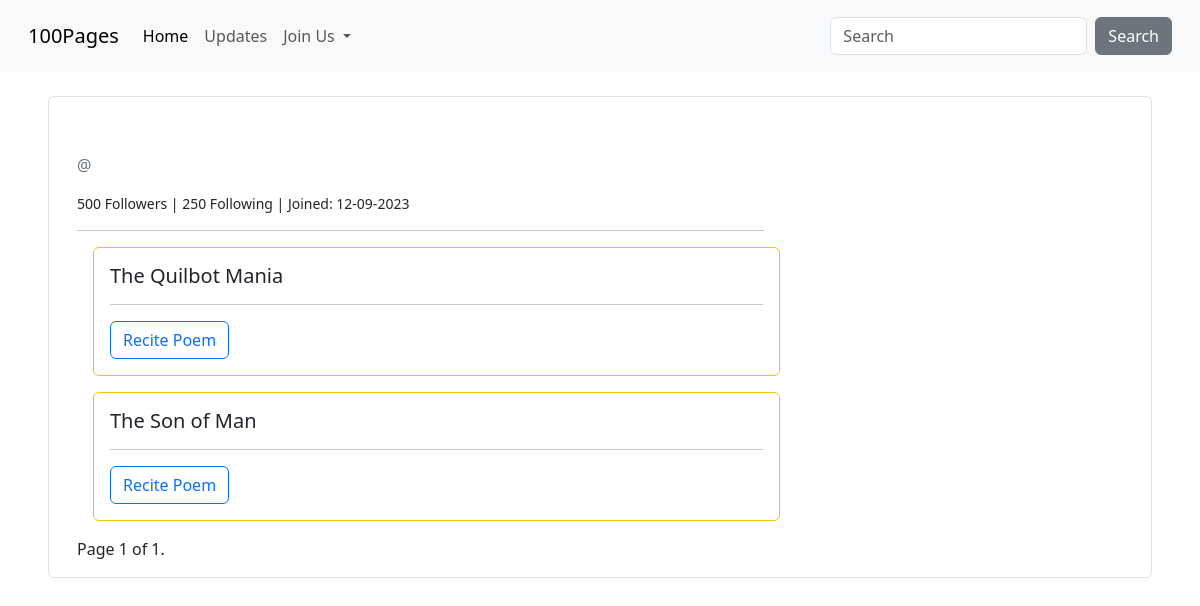
The app's page /profile_posts/1/, older data.
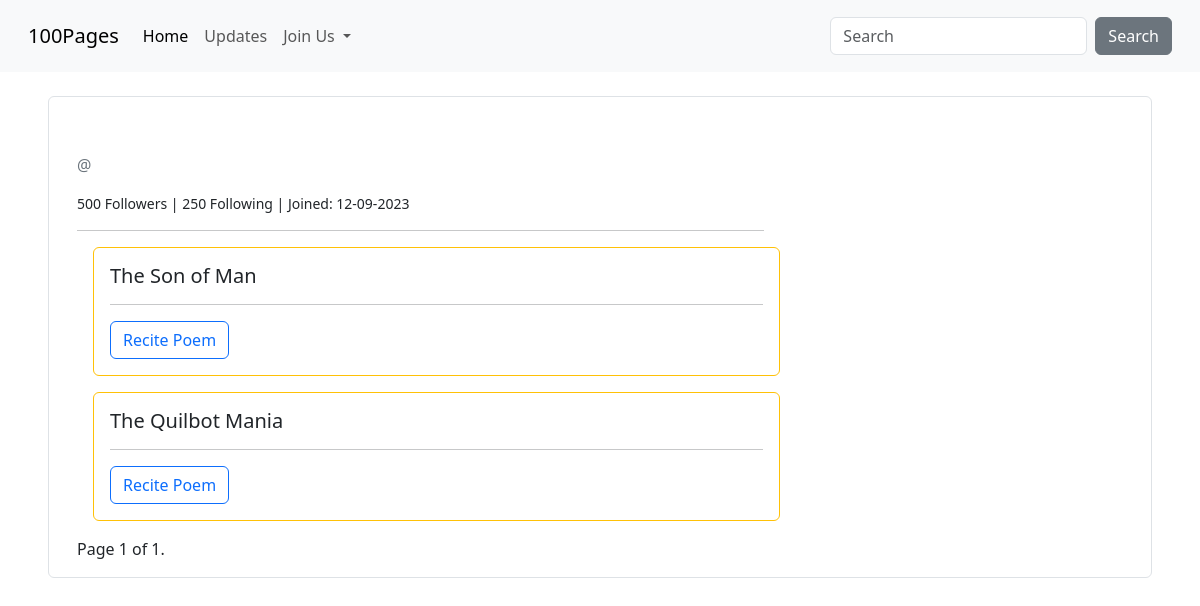
The same page, newer data.
### blog/models.py (models this page shows, shortened)
class Posts(models.Model):
    title = models.CharField(max_length=100)
    subtitle = models.CharField(max_length=100)
    author = models.ForeignKey(User, on_delete=models.CASCADE)
    avatar = models.ImageField(default='default.jpeg', upload_to='profile_pics/')
    post = models.TextField()
    created_on = models.DateTimeField(auto_now=True)
    updated_on = models.DateTimeField(auto_now=True)
    upvotes = models.IntegerField(default=0)
    downvotes = models.IntegerField(default=0)
    class Meta:
        ordering = ['-created_on']

### users/views.py (the view)
# urls.py: path('profile_posts/<user_id>/', views.profile_posts,  name='profile_posts' ),
def profile_posts(request, user_id):
    userprof = get_object_or_404(User, id=user_id)
    my_posts = Posts.objects.filter(author=userprof)
    paginator = Paginator(my_posts, 8)
    page_number = request.GET.get("page")
    page_obj = paginator.get_page(page_number)
    context = {
        'userprof': userprof,
        'my_posts': my_posts,
        'page_obj': page_obj,
    }
    return render(request, 'users/profile_posts.html', context)

### templates/users/profile_posts.html (shortened to what this page needs)
{% extends './view_profile.html'%}
{% block info %}
{% if my_posts %}
{% for post in my_posts %}
<div class="card m-3 border-warning w-100">
    <div class="card-body">
      <h5 class="card-title">{{post.title}} </h5>
      <hr>
      <a href="{% url 'post_detail' post.id%}" class="btn btn-outline-primary">Recite Poem</a>
    </div>
  </div>
{% endfor %}
<div class="pagination">
    <span class="step-links">
        <span class="current">
            Page {{ page_obj.number }} of {{ page_obj.paginator.num_pages }}.
        </span>
    </span>
</div>
{% endif %}
{% endblock %}

Row changes from the older to the newer data that the page shows:
changed Posts "The Son of Man": moves up the list
